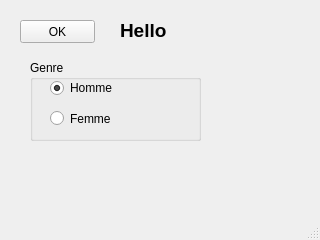
<?xml version="1.0" encoding="UTF-8"?>
<ui version="4.0">
 <class>MainWindow</class>
 <widget class="QMainWindow" name="MainWindow">
  <property name="geometry">
   <rect>
    <x>0</x>
    <y>0</y>
    <width>320</width>
    <height>240</height>
   </rect>
  </property>
  <property name="windowTitle">
   <string>Ex05-radioBouton</string>
  </property>
  <widget class="QWidget" name="centralwidget">
   <widget class="QPushButton" name="pushButton">
    <property name="geometry">
     <rect>
      <x>20</x>
      <y>20</y>
      <width>75</width>
      <height>23</height>
     </rect>
    </property>
    <property name="text">
     <string>OK</string>
    </property>
   </widget>
   <widget class="QLabel" name="label">
    <property name="geometry">
     <rect>
      <x>120</x>
      <y>10</y>
      <width>171</width>
      <height>41</height>
     </rect>
    </property>
    <property name="font">
     <font>
      <pointsize>14</pointsize>
      <weight>75</weight>
      <bold>true</bold>
     </font>
    </property>
    <property name="text">
     <string>Hello</string>
    </property>
   </widget>
   <widget class="QGroupBox" name="groupBox">
    <property name="geometry">
     <rect>
      <x>30</x>
      <y>60</y>
      <width>171</width>
      <height>81</height>
     </rect>
    </property>
    <property name="title">
     <string>Genre</string>
    </property>
    <widget class="QRadioButton" name="radioButtonH">
     <property name="geometry">
      <rect>
       <x>20</x>
       <y>20</y>
       <width>81</width>
       <height>16</height>
      </rect>
     </property>
     <property name="text">
      <string>Homme</string>
     </property>
     <property name="checked">
      <bool>true</bool>
     </property>
    </widget>
    <widget class="QRadioButton" name="radioButtonF">
     <property name="geometry">
      <rect>
       <x>20</x>
       <y>50</y>
       <width>82</width>
       <height>17</height>
      </rect>
     </property>
     <property name="text">
      <string>Femme</string>
     </property>
    </widget>
   </widget>
  </widget>
  <widget class="QMenuBar" name="menubar">
   <property name="geometry">
    <rect>
     <x>0</x>
     <y>0</y>
     <width>320</width>
     <height>21</height>
    </rect>
   </property>
  </widget>
  <widget class="QStatusBar" name="statusbar"/>
 </widget>
 <resources/>
 <connections/>
</ui>
